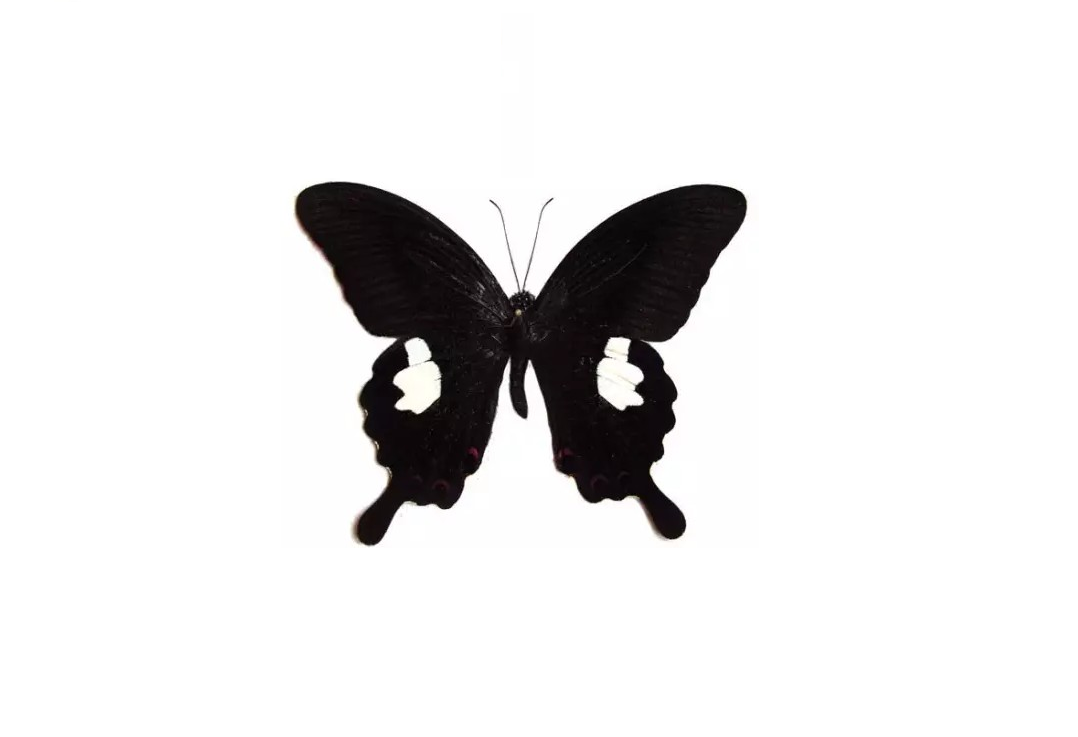
#> input picture picture/butterfly.png, 1078 x 737 px
$ python P_spherical.py
#> lines starting #> are read from the running program, lines starting #| are printed output that depends on the picture; after the words box and inside, x2 and y2 are one past the last pixel; in counts of white or black regions, pixels touching at a corner belong together
# coding=utf-8
# 先读图，然后二值化,
# 球形度

import cv2
import math
import numpy as np
from matplotlib import pyplot as plt

#  此处读入图片，作为接口
origin = cv2.imread('picture/butterfly.png')
#> origin is the input picture: shape (737, 1078, 3); mean B, G, R 229.9, 229.8, 230.4
grayimage = cv2.imread('picture/butterfly.png', 0)
#> grayimage: shape (737, 1078); min 0, max 255, mean 229.3

# 　高斯滤波
blur = cv2.GaussianBlur(grayimage, (5, 5), 0)

# 　二值化：用大津法，此处选项若是THRESH_BINARY_INV，则同意选用白色背景的图片样本
ret, otsu = cv2.threshold(blur, 0, 255, cv2.THRESH_BINARY_INV + cv2.THRESH_OTSU)
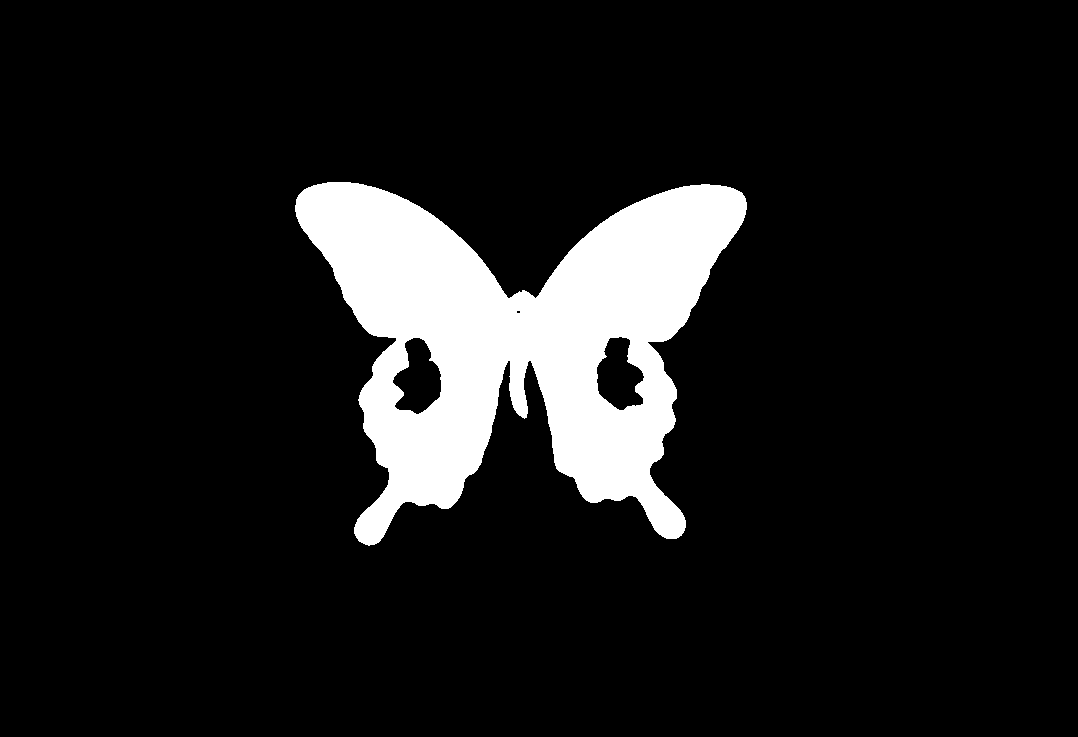
#> otsu: shape (737, 1078); 10.3% white; 1 white region
#> ret = 133
# 找轮廓

contours = cv2.findContours(otsu, cv2.RETR_TREE, cv2.CHAIN_APPROX_SIMPLE)
#> contours = 4 contours, 1 with area under 20; largest, box (x1, y1, x2, y2) and area: (295, 182, 747, 546) 85910, (392, 337, 442, 415) 2451, (596, 336, 645, 411) 2387

# 轮廓集数目
contours, hierarchy = cv2.findContours(otsu, cv2.RETR_TREE, cv2.CHAIN_APPROX_SIMPLE)
largest_area = 0
largest_contour_index = -1  # 初始化为-1，以便检查是否找到了轮廓
# 遍历所有轮廓
for i, contour in enumerate(contours):
    area = cv2.contourArea(contour, False)  # 计算每个轮廓的面积
    if area > largest_area:
        largest_area = area
        largest_contour_index = i
#> this loop made 4 passes
#> (area, largest_area, largest_contour_index) on pass 1: (85910, 85910, 0)
#> area on passes 2 to 3: 2451, 2387
#> after the loop, largest_area = 85910; largest_contour_index = 0
# 检查是否找到了轮廓
if largest_contour_index != -1:
    maxContour = contours[largest_contour_index]  # 获取最大轮廓
#> maxContour = contour of 958 points, box (x1, y1, x2, y2) (295, 182, 747, 546), area 85910
    # 接下来的代码可以用来绘制轮廓或其他处理
else:
    print("未找到有效轮廓")
# 画轮廓
cv2.drawContours(origin, maxContour, -1, (0, 255, 0), 3)
print ("最大面积" + str(largest_area))
#| 最大面积85910.0

# 质心计算
M = cv2.moments(maxContour)
#> M = moments, m00 85910, centre m10/m00, m01/m00 = (518.8, 339.5)
Centroid_x = int(M['m10'] / M['m00'])
#> Centroid_x = 518
Centroid_y = int(M['m01'] / M['m00'])
#> Centroid_y = 339
print ("质心" + str(Centroid_x) + " " + str(Centroid_y))
#| 质心518 339
cv2.circle(origin, (Centroid_x, Centroid_y), 3, (255, 0, 0), -1)
#> origin: shape (737, 1078, 3); mean B, G, R 229, 231, 229.5

ContourItems = maxContour.shape[0]
#> ContourItems = 958
# 遍历轮廓每个点，求与质心最近的距离，作为最大内接圆半径,
# 初始化一个距离
min_radius = math.pow((maxContour[0][0][0] - Centroid_x), 2) + math.pow((maxContour[0][0][1] - Centroid_y), 2)
#> min_radius = 61130
for item in range(ContourItems):
    point_x = maxContour[item][0][0]
    point_y = maxContour[item][0][1]
    local_radius = math.pow((point_x - Centroid_x), 2) + math.pow((point_y - Centroid_y), 2)
    if local_radius <= min_radius:
        min_radius = local_radius
#> this loop made 958 passes
#> (point_x, point_y, local_radius, min_radius) on passes 1, 32, 33, 34, 35, 36, 37, 38, 39, 40, 41, 42: (327, 182, 61130, 61130), (300, 224, 60749, 60749), (300, 225, 60520, 60520), (301, 226, 59858, 59858), (301, 227, 59633, 59633), (303, 229, 58325, 58325), (303, 230, 58106, 58106), (308, 235, 54916, 54916), (308, 236, 54709, 54709), (309, 237, 54085, 54085), (309, 238, 53882, 53882), (312, 241, 52040, 52040)
#> (point_x, point_y, local_radius) on passes 2 to 7: (326, 183, 61200), (322, 183, 62752), (321, 184, 62834), (317, 184, 64426), (316, 185, 64520), (313, 185, 65741)
#> after the loop, min_radius = 522

min_radius = int(math.sqrt(min_radius))
#> min_radius = 22
cv2.circle(origin, (Centroid_x, Centroid_y), min_radius, (0, 255, 255), 2)

# 遍历轮廓每个点，求与质心最远的距离，作为最小外接圆半径,
# 初始化一个距离
max_radius = math.pow((maxContour[0][0][0] - Centroid_x), 2) + math.pow((maxContour[0][0][1] - Centroid_y), 2)
#> max_radius = 61130
for item in range(ContourItems):
    point_x = maxContour[item][0][0]
    point_y = maxContour[item][0][1]
    local_radius = math.pow((point_x - Centroid_x), 2) + math.pow((point_y - Centroid_y), 2)
    if local_radius >= max_radius:
        max_radius = local_radius
#> this loop made 958 passes
#> (point_x, point_y, local_radius, max_radius) on passes 1 to 12: (327, 182, 61130, 61130), (326, 183, 61200, 61200), (322, 183, 62752, 62752), (321, 184, 62834, 62834), (317, 184, 64426, 64426), (316, 185, 64520, 64520), (313, 185, 65741, 65741), (312, 186, 65845, 65845), (311, 186, 66258, 66258), (310, 187, 66368, 66368), (308, 187, 67204, 67204), (307, 188, 67322, 67322)
#> (point_x, point_y, local_radius) on passes 17 to 22: (298, 196, 68849), (297, 197, 69005), (297, 198, 68722), (296, 199, 68884), (296, 204, 67509), (295, 205, 67685)
#> after the loop, max_radius = 71525

max_radius = int(math.sqrt(max_radius))
#> max_radius = 267
cv2.circle(origin, (Centroid_x, Centroid_y), max_radius, (255, 0, 255), 2)

P_pherical = min_radius * 1.0 / max_radius
#> P_pherical = 0.0824
P_pherical = round(P_pherical,3)
#> P_pherical = 0.082
print ("球状性： " + str(P_pherical))
#| 球状性： 0.082

cv2.putText(origin, 'min_radius : ' + str(min_radius), (50, 50), cv2.FONT_HERSHEY_SIMPLEX, 0.8, (50, 50, 50), 2, cv2.LINE_AA)
cv2.putText(origin, 'max_radius: ' + str(max_radius), (50, 85), cv2.FONT_HERSHEY_SIMPLEX, 0.8, (50, 50, 50), 2, cv2.LINE_AA)
cv2.putText(origin, 'P_pherical: ' + str(P_pherical), (50, 120), cv2.FONT_HERSHEY_SIMPLEX, 0.8, (50, 50, 50), 2, cv2.LINE_AA)
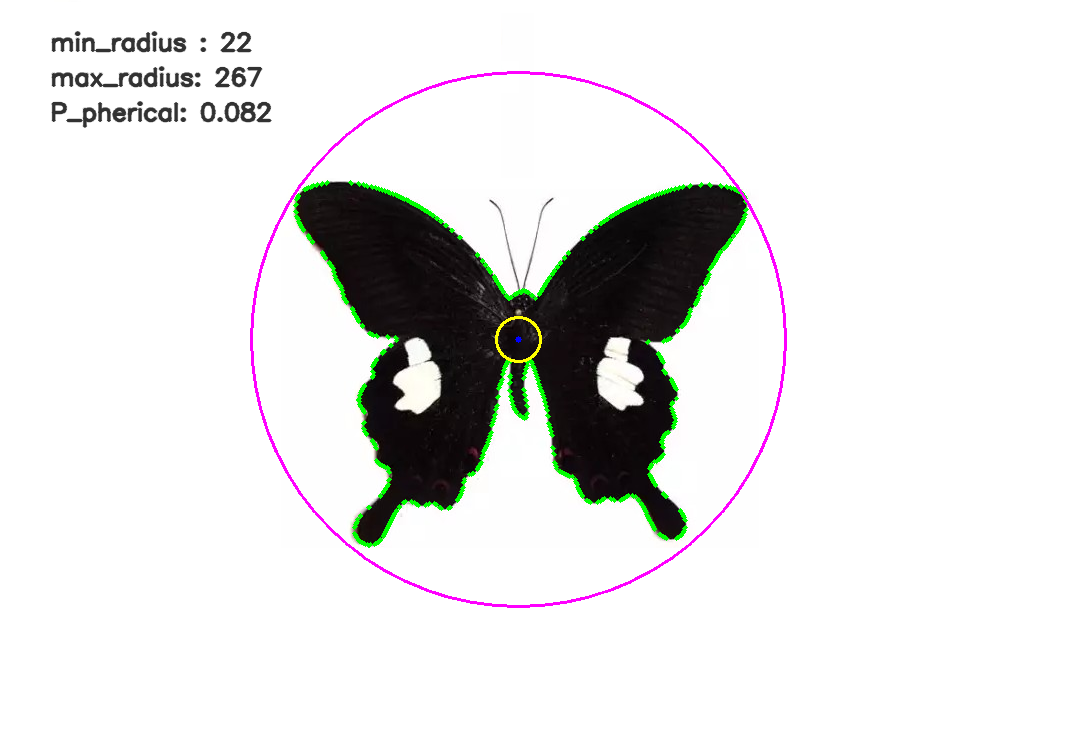
#> origin: shape (737, 1078, 3); mean B, G, R 227.7, 228.3, 228.3

cv2.namedWindow('Butterfly', cv2.WINDOW_AUTOSIZE)
cv2.imshow('Butterfly', origin)
cv2.imwrite('picture/p-pherical.png',origin)

k = cv2.waitKey(0)
#> (key Esc is pressed here)

# 'ESC'
if k == 27:
    cv2.destroyAllWindows()
